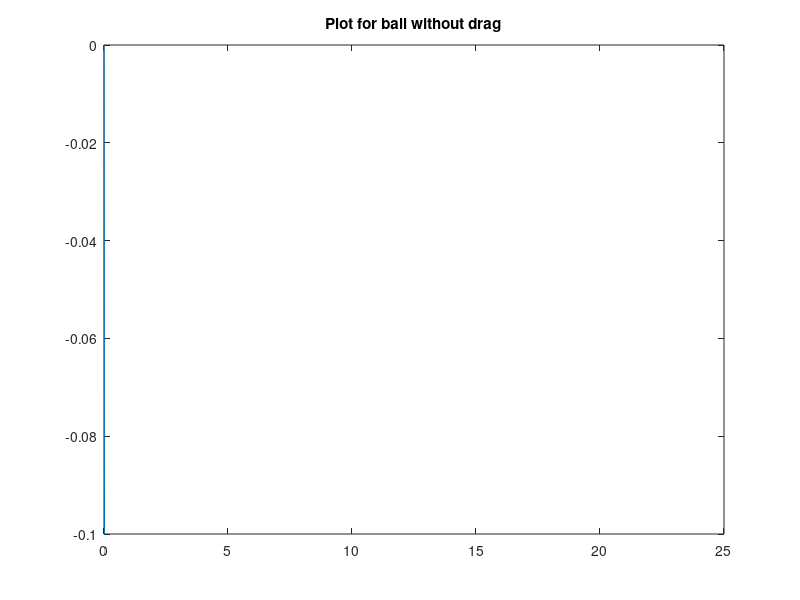

Recreate this plot in MATLAB. (Note: this script raises an error after producing the figure.)
%% Creates a Graph for a baseball's flight without drag
clear; 
clc;
velnaught = input("Enter the ball's initial velocity: ");
angle = input("Enter the angle of ascent: ");

Xdistance = linspace(1,75,150);

vynaught = velnaught * sin((angle*(3.14/180)));
vxnaught = velnaught * cos((angle*(3.14/180)));
g = 9.81 ; 
Acceleration = -0.5 * g * (Xdistance/vxnaught).^2;
Velocity = vynaught* (Xdistance/vxnaught);
Yposition = Acceleration + Velocity;
plot(Xdistance,Yposition);

%% Creates the prior graph along with a graph for the baseball's flight with quadratic drag

clear; 
clc;

diameter = (input("Please enter the diameter of the ball: "));
mass = (input("Please enter the mass of the ball: "));
velnaught = (input("Please enter the initial speed of the ball: "));
angle = (input("Please enter the angle of ascent: ")); 
time = input("For how long would you like to see the objects flight? ");
step = input("How big would you like you Euler step size to be? ");

vynaught = velnaught * sind(angle);
vxnaught = velnaught * cosd(angle);
g = 9.81 ; 
cvalue = 0.25 * diameter^2;
range = (velnaught^2 * sind(2*angle)^2)/g;


%Creates Graph for baseball without drag
Xdistance = [];
Yposition = [];
cT1 = [];
for t = 0:step:time
    xdistance = vxnaught*t;
    yposition = (vynaught*t) - (0.5 * g * t^2);
    Xdistance = [Xdistance, xdistance];
    Yposition = [Yposition, yposition];
    cT1 = [cT1, t];
end
figure(1);
plot(Xdistance,Yposition);
ylim([-0.1, inf])
title("Plot for ball without drag");


%Creates graph for baseball with drag using Euler's Method for Systems


vx = vxnaught;
vy = vynaught;
x = 0;
y = 0;
xdisplacement = 0;
ydisplacement = 0;

gamma = cvalue / mass;



Vx = [vx];
Vy = [vy];
X = [x];
Y = [y];
cT= [0];
CT = [0];
for t = 0:step:time
  xacc = vdotx(vx, vy, gamma);
  yacc = vdoty(vx, vy, gamma); 
  newvx = xacc * (t - cT(length(cT))) + vx;
  newvy = yacc * (t - cT(length(cT))) + vy;
  newx = vx * (t - cT(length(cT))) + x;
  newy = vy * (t - cT(length(cT))) + y;
  Vx = [Vx, newvx];
  Vy = [Vy, newvy];
  X = [X, newx];
  Y = [Y, newy];
  
  
  x = newx;
  y = newy;
  vx = newvx;
  vy = newvy; 
  CT = [CT, t - cT(length(cT))];
  cT = [cT, t];  
end 
hold on
plot(X,Y)
title("Plot for ball with and without drag");
ylim([-0.1, inf])
hold off
function xacceleration = vdotx(vx, vy, gamma)
xacceleration = -gamma* vx *sqrt(vx^2 + vy^2);
end
function yacceleration = vdoty(vx, vy, gamma)
yacceleration = -9.8 - gamma* vy *sqrt(vx^2 + vy^2);
end
 